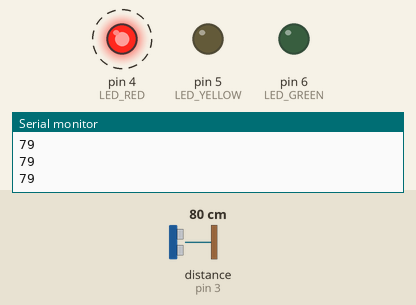
Simulated run of this sketch. Board: Arduino Uno, built with avr-gcc and run on an emulated ATmega328P. On the bench: output pins drawn as LEDs (lit = HIGH), the last lines printed to the serial monitor. Wiring (inferred from the names in the program): ultrasonic range finder: trigger pin 2; echo pin 3. Dashed ring = blinking. The inputs (shaded band) are chosen by the test bench; at power-on: distance to the obstacle (sensor on pin 3) 80 cm. The echo pulse lasts 58.3 µs per cm; pins used as bus, display or sensor lines are not drawn.

Above: at 1.4 s.
1.5 s: distance to the obstacle (sensor on pin 3) set to 97 cm
4.7 s: distance to the obstacle (sensor on pin 3) set to 105 cm
At 5.0 s:
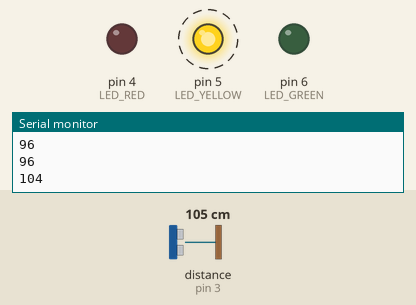
7.9 s: distance to the obstacle (sensor on pin 3) set to 199 cm
11.1 s: distance to the obstacle (sensor on pin 3) set to 204 cm
At 12.3 s:
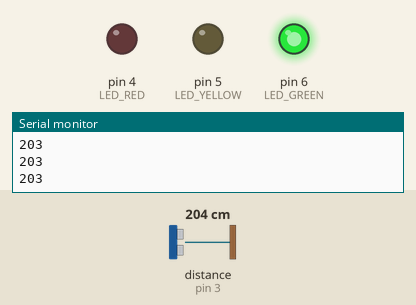
13.0 s: distance to the obstacle (sensor on pin 3) set to 2 cm
At 13.16 s:
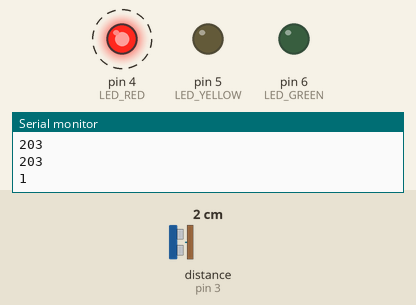
16.2 s: distance to the obstacle (sensor on pin 3) set to 120 cm
At 16.46 s:
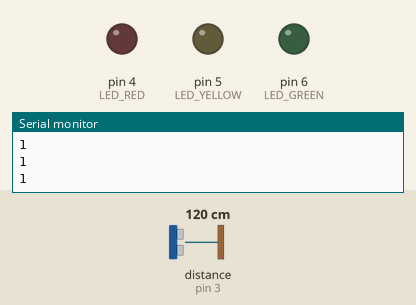
Timing chart, 0 to 20.4 s (numbered marks = the images above; inputs shaded):
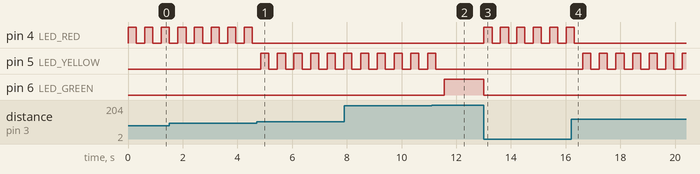

Measured:
- the behaviour switches between 101 and 102 cm on distance to the obstacle (sensor on pin 3) (found by bisection; images 0 and 1)
- the behaviour switches between 201 and 202 cm on distance to the obstacle (sensor on pin 3) (found by bisection; images 1 and 2)
- after the input at 4.7 s, pin 4 (LED_RED): stops changing and stays LOW; pin 5 (LED_YELLOW): alternates HIGH for 0.30 s and LOW for 0.31 s, starting after 0.15 s
- after the input at 11.1 s, pin 5 (LED_YELLOW): goes on until 11.3 s, then stays LOW; pin 6 (LED_GREEN): LOW → HIGH after 0.46 s
- after the input at 13.0 s, pin 4 (LED_RED): alternates HIGH for 0.30 s and LOW for 0.30 s, starting at once; pin 6 (LED_GREEN): HIGH → LOW at once
- after the input at 16.2 s, pin 4 (LED_RED): goes on until 16.3 s, then stays LOW; pin 5 (LED_YELLOW): alternates HIGH for 0.30 s and LOW for 0.31 s, starting after 0.42 s
- by itself, pin 4 (LED_RED): alternates HIGH for 0.30 s and LOW for 0.31 s

The sketch:

Script.ino
```cpp
#define US_TRIG_PIN 2 // Define the pin for the ultrasonic sensor trigger
#define US_ECHO_PIN 3 // Define the pin for the ultrasonic sensor echo
#define LED_RED 4 // Define the pin for the red LED
#define LED_YELLOW 5 // Define the pin for the yellow LED
#define LED_GREEN 6 // Define the pin for the green LED

void setup() {
  Serial.begin(9600); // Start serial communication at 9600 baud rate
  pinMode(US_TRIG_PIN, OUTPUT); // Set the ultrasonic trigger pin as an output
  pinMode(US_ECHO_PIN, INPUT); // Set the ultrasonic echo pin as an input
  pinMode(LED_RED, OUTPUT); // Set the red LED pin as an output
  pinMode(LED_YELLOW, OUTPUT); // Set the yellow LED pin as an output
  pinMode(LED_GREEN, OUTPUT); // Set the green LED pin as an output
}

void loop() {
  // Send ultrasonic pulse
  digitalWrite(US_TRIG_PIN, LOW); // Set the trigger pin LOW to ensure a clean pulse
  delayMicroseconds(2); // Wait for 2 microseconds before sending the pulse
  digitalWrite(US_TRIG_PIN, HIGH); // Set the trigger pin HIGH to start the pulse
  delayMicroseconds(5); // Keep it HIGH for 5 microseconds to send the pulse
  digitalWrite(US_TRIG_PIN, LOW); // Set the trigger pin LOW to end the pulse

  // Calculate the duration and distance
  int duration = pulseIn(US_ECHO_PIN, HIGH); // Measure the duration of the pulse from the echo pin
  int distance = 0.0343 * duration / 2; // Calculate distance in centimeters (speed of sound is 0.0343 cm/µs)
  Serial.println(distance); // Print the measured distance to the serial monitor

  if (distance > 200) {
    // If the object is far, green light is ON, others are OFF
    digitalWrite(LED_GREEN, HIGH); // Turn on the green LED
    digitalWrite(LED_YELLOW, LOW); // Turn off the yellow LED
    digitalWrite(LED_RED, LOW); // Turn off the red LED
  }
  else if (distance > 100 && distance <= 200) {
    // If object is midway, yellow light blinks
    digitalWrite(LED_GREEN, LOW); // Turn off the green LED
    digitalWrite(LED_RED, LOW); // Turn off the red LED
    digitalWrite(LED_YELLOW, HIGH); // Turn on the yellow LED
    delay(300); // Wait for 300 milliseconds to keep the yellow LED on
    digitalWrite(LED_YELLOW, LOW); // Turn off the yellow LED
    delay(300); // Wait for 300 milliseconds before blinking again
  }
  else if (distance <= 100) {
    // If object is too close, red light blinks
    digitalWrite(LED_GREEN, LOW); // Turn off the green LED
    digitalWrite(LED_YELLOW, LOW); // Turn off the yellow LED
    digitalWrite(LED_RED, HIGH); // Turn on the red LED
    delay(300); // Wait for 300 milliseconds to keep the red LED on
    digitalWrite(LED_RED, LOW); // Turn off the red LED
    delay(300); // Wait for 300 milliseconds before blinking again
  }
}
```
